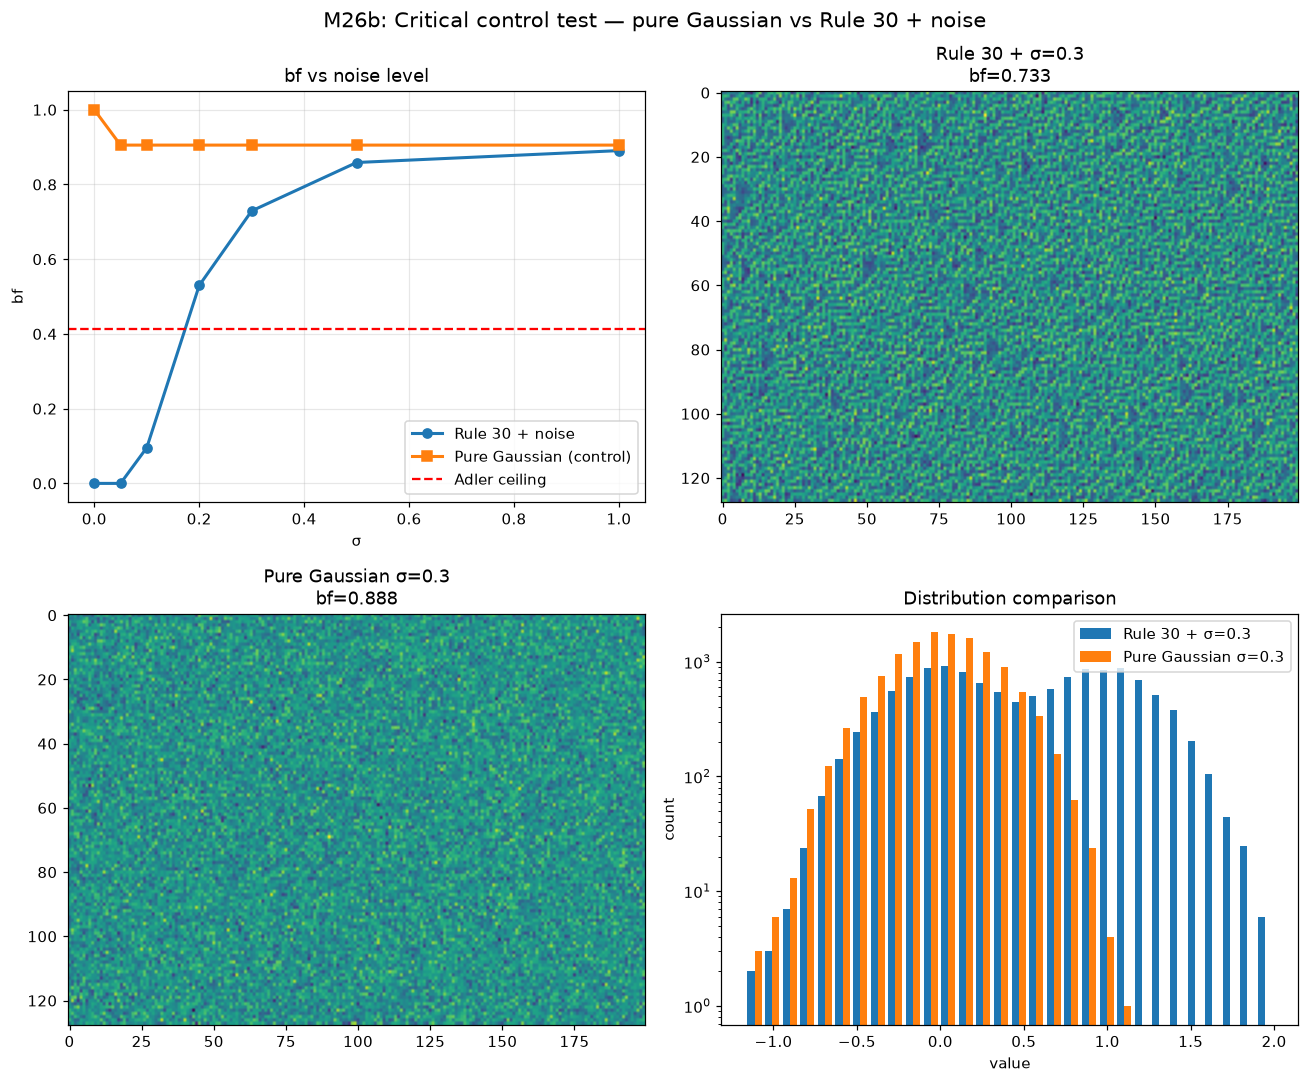

Recreate this plot in Python.
"""M26b: Critical control test - is high bf from rule dynamics or just from the Gaussian noise itself?"""
import matplotlib
matplotlib.use('Agg')
import matplotlib.pyplot as plt
import numpy as np

def band_frac(arr, lo_frac=0.3, hi_frac=0.7):
    flat = arr.flatten()
    lo = flat.min() + lo_frac * (flat.max() - flat.min())
    hi = flat.min() + hi_frac * (flat.max() - flat.min())
    return ((flat >= lo) & (flat <= hi)).mean()

def pure_gaussian(N=128, T=300, sigma=0.3, seed=42):
    """Pure Gaussian noise (no dynamics, just sigma*randn at each step)."""
    rng = np.random.default_rng(seed)
    history = np.zeros((T, N))
    for t in range(T):
        history[t] = sigma * rng.normal(size=N)
    return history

def rule30_with_continuum(N=128, T=300, sigma=0.3, seed=42):
    rng = np.random.default_rng(seed)
    x = rng.integers(0, 2, size=N).astype(float)
    history = np.zeros((T, N))
    history[0] = x
    for t in range(T-1):
        new_x = x.copy()
        for i in range(N):
            left = x[(i-1) % N]
            right = x[(i+1) % N]
            center = x[i]
            binary_val = 1.0 if (left > 0.5) ^ ((center > 0.5) | (right > 0.5)) else 0.0
            new_x[i] = binary_val + sigma * rng.normal()
        x = new_x
        history[t+1] = x
    return history

# Compare: same sigma, with vs without dynamics
print('M26b: Is high bf from Rule 30 dynamics or from Gaussian noise itself?')
print('='*60)

results = []
for sigma in [0.0, 0.05, 0.1, 0.2, 0.3, 0.5, 1.0]:
    h_dyn = rule30_with_continuum(N=128, T=300, sigma=sigma)
    h_pure = pure_gaussian(N=128, T=300, sigma=sigma)
    bf_dyn = band_frac(h_dyn[50:])
    bf_pure = band_frac(h_pure[50:])
    results.append((sigma, bf_dyn, bf_pure))
    print(f'σ={sigma:.2f}: Rule30+noise bf={bf_dyn:.4f}  vs  Pure Gaussian bf={bf_pure:.4f}')

# Theoretical expectation for pure Gaussian:
# If values are N(0, sigma), then [0.3*min, 0.7*min] would be... min ≈ -3σ, max ≈ +3σ
# So window = [0.3*(-3σ), 0.7*(-3σ)] = [-0.9σ, -2.1σ] if min is negative
# Wait, let's compute properly. For N(0,σ): P(|X| < 0.4σ) ≈ 2*0.155 = 0.31 (using Z=0.4)
# But our window depends on min/max. After finite N=128*T samples, min ≈ -3σ, max ≈ +3σ
# So window = [min+0.3*(max-min), min+0.7*(max-min)] = [min+0.3*6σ, min+0.7*6σ]
#   = [-3σ + 1.8σ, -3σ + 4.2σ] = [-1.2σ, +1.2σ]
# P(|X|<1.2σ) for N(0,σ) ≈ P(|Z|<1.2) = 0.7698

# So for PURE GAUSSIAN, expected bf ≈ 0.77, regardless of sigma.
# For Rule 30 + noise, if bf is higher than 0.77, it's the dynamics!

print('\nTheoretical pure Gaussian bf: ~0.77 (regardless of σ)')
print('So if Rule 30 + noise gives bf > 0.77, the dynamics are amplifying it.')

# Find crossovers
for sigma, bf_dyn, bf_pure in results:
    diff = bf_dyn - bf_pure
    print(f'  σ={sigma:.2f}: Δ(bf)={diff:+.4f}')

# Plot
fig, axes = plt.subplots(2, 2, figsize=(12, 10))

ax = axes[0, 0]
sigmas = [r[0] for r in results]
bf_dyns = [r[1] for r in results]
bf_pures = [r[2] for r in results]
ax.plot(sigmas, bf_dyns, 'o-', linewidth=2, label='Rule 30 + noise')
ax.plot(sigmas, bf_pures, 's-', linewidth=2, label='Pure Gaussian (control)')
ax.axhline(0.414, color='red', linestyle='--', label='Adler ceiling')
ax.set_xlabel('σ')
ax.set_ylabel('bf')
ax.set_title('bf vs noise level')
ax.legend()
ax.grid(True, alpha=0.3)

ax = axes[0, 1]
h_dyn = rule30_with_continuum(N=128, T=200, sigma=0.3)
ax.imshow(h_dyn.T, aspect='auto', cmap='viridis')
ax.set_title('Rule 30 + σ=0.3\nbf=' + f'{band_frac(h_dyn[50:]):.3f}')

ax = axes[1, 0]
h_pure = pure_gaussian(N=128, T=200, sigma=0.3)
ax.imshow(h_pure.T, aspect='auto', cmap='viridis')
ax.set_title('Pure Gaussian σ=0.3\nbf=' + f'{band_frac(h_pure[50:]):.3f}')

ax = axes[1, 1]
ax.hist([h_dyn[100:].flatten(), h_pure[100:].flatten()],
        bins=30, label=['Rule 30 + σ=0.3', 'Pure Gaussian σ=0.3'])
ax.set_xlabel('value')
ax.set_ylabel('count')
ax.set_title('Distribution comparison')
ax.legend()
ax.set_yscale('log')

plt.suptitle('M26b: Critical control test — pure Gaussian vs Rule 30 + noise', fontsize=14)
plt.tight_layout()
plt.savefig('_artifacts/m26b_is_it_real.png', dpi=110, bbox_inches='tight')
print('\nSaved m26b_is_it_real.png')

import json
data = {'results': [{'sigma': s, 'bf_dyn': bd, 'bf_pure': bp} for s, bd, bp in results]}
with open('_artifacts/m26b_is_it_real.json', 'w') as f:
    json.dump(data, f, indent=2)
